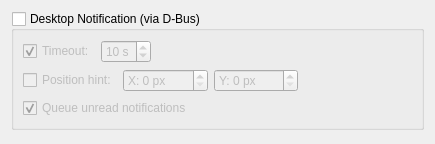
<?xml version="1.0" encoding="UTF-8"?>
<ui version="4.0">
 <class>DesktopNotificationConfigWidget</class>
 <widget class="QWidget" name="DesktopNotificationConfigWidget">
  <property name="geometry">
   <rect>
    <x>0</x>
    <y>0</y>
    <width>435</width>
    <height>144</height>
   </rect>
  </property>
  <property name="windowTitle">
   <string>Form</string>
  </property>
  <layout class="QVBoxLayout" name="verticalLayout_2">
   <item>
    <widget class="QGroupBox" name="enabled">
     <property name="title">
      <string>Desktop Notification (via D-Bus)</string>
     </property>
     <property name="checkable">
      <bool>true</bool>
     </property>
     <property name="checked">
      <bool>false</bool>
     </property>
     <layout class="QVBoxLayout" name="verticalLayout">
      <item>
       <layout class="QHBoxLayout" name="horizontalLayout_2">
        <item>
         <widget class="QCheckBox" name="useTimeout">
          <property name="text">
           <string>Timeout:</string>
          </property>
          <property name="checked">
           <bool>true</bool>
          </property>
         </widget>
        </item>
        <item>
         <widget class="QSpinBox" name="timeout">
          <property name="specialValueText">
           <string/>
          </property>
          <property name="suffix">
           <string> s</string>
          </property>
          <property name="minimum">
           <number>1</number>
          </property>
          <property name="value">
           <number>10</number>
          </property>
         </widget>
        </item>
        <item>
         <spacer name="horizontalSpacer">
          <property name="orientation">
           <enum>Qt::Horizontal</enum>
          </property>
          <property name="sizeHint" stdset="0">
           <size>
            <width>40</width>
            <height>20</height>
           </size>
          </property>
         </spacer>
        </item>
       </layout>
      </item>
      <item>
       <layout class="QHBoxLayout" name="horizontalLayout">
        <item>
         <widget class="QCheckBox" name="useHints">
          <property name="text">
           <string>Position hint:</string>
          </property>
         </widget>
        </item>
        <item>
         <widget class="QSpinBox" name="xHint">
          <property name="enabled">
           <bool>false</bool>
          </property>
          <property name="suffix">
           <string> px</string>
          </property>
          <property name="prefix">
           <string>X: </string>
          </property>
          <property name="maximum">
           <number>9999</number>
          </property>
         </widget>
        </item>
        <item>
         <widget class="QSpinBox" name="yHint">
          <property name="enabled">
           <bool>false</bool>
          </property>
          <property name="suffix">
           <string> px</string>
          </property>
          <property name="prefix">
           <string>Y: </string>
          </property>
          <property name="maximum">
           <number>9999</number>
          </property>
         </widget>
        </item>
        <item>
         <spacer name="horizontalSpacer_2">
          <property name="orientation">
           <enum>Qt::Horizontal</enum>
          </property>
          <property name="sizeHint" stdset="0">
           <size>
            <width>40</width>
            <height>20</height>
           </size>
          </property>
         </spacer>
        </item>
       </layout>
      </item>
      <item>
       <widget class="QCheckBox" name="queueNotifications">
        <property name="text">
         <string>Queue unread notifications</string>
        </property>
        <property name="checked">
         <bool>true</bool>
        </property>
       </widget>
      </item>
     </layout>
    </widget>
   </item>
   <item>
    <spacer name="verticalSpacer">
     <property name="orientation">
      <enum>Qt::Vertical</enum>
     </property>
     <property name="sizeHint" stdset="0">
      <size>
       <width>20</width>
       <height>40</height>
      </size>
     </property>
    </spacer>
   </item>
  </layout>
 </widget>
 <tabstops>
  <tabstop>enabled</tabstop>
  <tabstop>useTimeout</tabstop>
  <tabstop>timeout</tabstop>
  <tabstop>useHints</tabstop>
  <tabstop>xHint</tabstop>
  <tabstop>yHint</tabstop>
  <tabstop>queueNotifications</tabstop>
 </tabstops>
 <resources/>
 <connections>
  <connection>
   <sender>useHints</sender>
   <signal>toggled(bool)</signal>
   <receiver>xHint</receiver>
   <slot>setEnabled(bool)</slot>
   <hints>
    <hint type="sourcelabel">
     <x>92</x>
     <y>82</y>
    </hint>
    <hint type="destinationlabel">
     <x>156</x>
     <y>82</y>
    </hint>
   </hints>
  </connection>
  <connection>
   <sender>useHints</sender>
   <signal>toggled(bool)</signal>
   <receiver>yHint</receiver>
   <slot>setEnabled(bool)</slot>
   <hints>
    <hint type="sourcelabel">
     <x>51</x>
     <y>78</y>
    </hint>
    <hint type="destinationlabel">
     <x>262</x>
     <y>83</y>
    </hint>
   </hints>
  </connection>
  <connection>
   <sender>useTimeout</sender>
   <signal>toggled(bool)</signal>
   <receiver>timeout</receiver>
   <slot>setEnabled(bool)</slot>
   <hints>
    <hint type="sourcelabel">
     <x>58</x>
     <y>50</y>
    </hint>
    <hint type="destinationlabel">
     <x>128</x>
     <y>51</y>
    </hint>
   </hints>
  </connection>
 </connections>
</ui>
